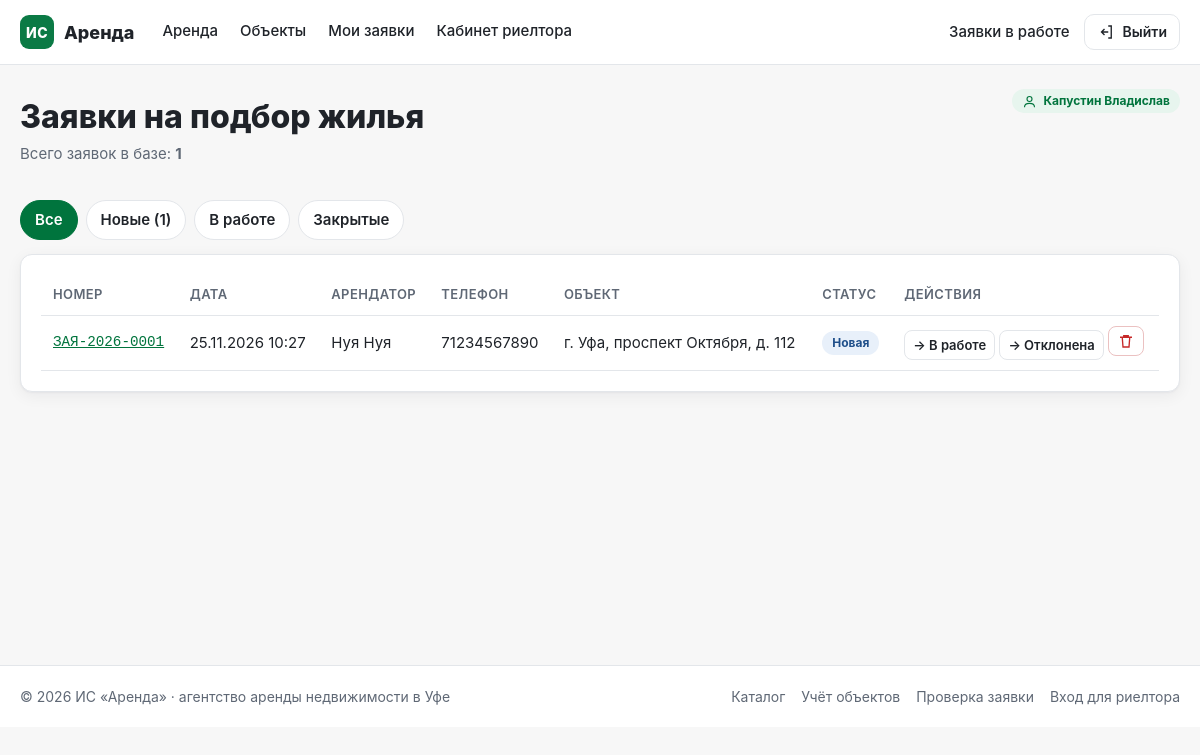
/manage/applications (signed in), run on an earlier commit of the app's database.
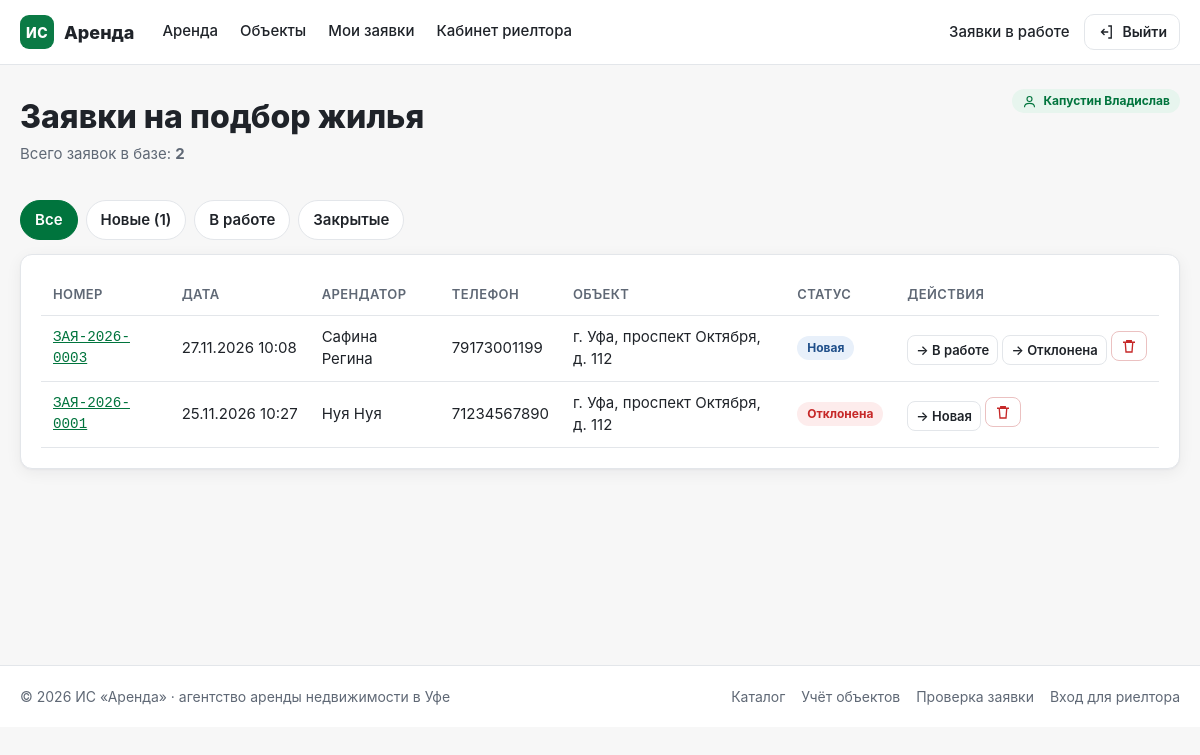
And on a later commit of the database.
### tables this page shows
CREATE TABLE applications (
    application_id INTEGER PRIMARY KEY AUTOINCREMENT,
    tenant_id INTEGER NOT NULL,
    property_id INTEGER,
    realtor_id INTEGER,
    request_date TIMESTAMP DEFAULT CURRENT_TIMESTAMP,
    desired_district VARCHAR(100),
    status VARCHAR(30) NOT NULL DEFAULT 'Новая',
    comment TEXT, application_num VARCHAR(20), created_at TIMESTAMP,
    FOREIGN KEY (tenant_id) REFERENCES tenants(tenant_id),
    FOREIGN KEY (property_id) REFERENCES properties(property_id)
);

CREATE TABLE tenants (
    tenant_id INTEGER PRIMARY KEY AUTOINCREMENT,
    full_name VARCHAR(150) NOT NULL,
    phone VARCHAR(25) NOT NULL,
    email VARCHAR(100),
    passport_data VARCHAR(100),
    budget_max DECIMAL(10, 2)
, created_at TIMESTAMP);

CREATE TABLE properties (
    property_id INTEGER PRIMARY KEY AUTOINCREMENT,
    owner_id INTEGER NOT NULL,
    district_id INTEGER NOT NULL,
    property_type VARCHAR(50) NOT NULL DEFAULT 'Квартира',
    address_ufa VARCHAR(255) NOT NULL,
    rooms_count INTEGER NOT NULL,
    area_total DECIMAL(6, 2) NOT NULL,
    floor_info VARCHAR(20) NOT NULL,
    price_monthly DECIMAL(10, 2) NOT NULL,
    status VARCHAR(30) NOT NULL DEFAULT 'Активен',
    description TEXT,
    FOREIGN KEY (owner_id) REFERENCES owners(owner_id),
    FOREIGN KEY (district_id) REFERENCES districts(district_id)
);

### app.py (the view)
@app.route('/manage/applications')
@login_required
def manage_applications():
    status_filter = (request.args.get('filter') or 'all')
    targets = applications.STATUS_FILTER.get(status_filter, 'all')
    phone = (request.args.get('phone') or '').strip()
    conn = database.get_db()
    try:
        rows = applications.search_applications(conn, phone=phone or None)
        if targets is not None:
            rows = [r for r in rows if r['status'] == targets]
        counts = {s: 0 for s in applications.STATUSES}
        for r in applications.search_applications(conn):
            counts[r['status']] = counts.get(r['status'], 0) + 1
    finally:
        conn.close()
    return render_template('manage_applications.html', rows=rows, filter=status_filter,
                           counts=counts, total=sum(counts.values()), phone=phone,
                           transitions=applications.STATUS_TRANSITIONS,
                           statuses=applications.STATUSES)

### app.py (called while the page is built)
@app.template_filter('ru_date')
def ru_date(value):
    if not value:
        return '—'
    return value[8:10] + '.' + value[5:7] + '.' + value[0:4] + ' ' + value[11:16]

@app.context_processor
def inject_globals():
    return {'current_year': datetime.date.today().year,
            'manager': session.get('manager'),
            'staff': bool(session.get('manager'))}

def login_required(view):
    from functools import wraps
    @wraps(view)
    def wrapper(*args, **kwargs):
        if not session.get('manager'):
            flash('Для работы с заявками войдите в систему', 'warning')
            return redirect(url_for('login', next=request.path))
        return view(*args, **kwargs)
    return wrapper

### db.py (called while the page is built)
def get_db():
    conn = sqlite3.connect(DB_PATH)
    conn.row_factory = sqlite3.Row
    conn.execute('PRAGMA foreign_keys = ON')
    return conn

### templates/manage_applications.html (shortened to what this page needs)
{% extends "base.html" %}
{% from "_macros.html" import icon %}
{% block content %}
<div class="page-head">
  <div>
    <h1 class="page-title page-title--left">Заявки на подбор жилья</h1>
    <p class="page-sub">Всего заявок в базе: <strong>{{ total }}</strong></p>
  </div>
  <span class="badge badge--info">{{ icon('user') }} {{ manager.name }}</span>
</div>
<div class="tabs">
  <a class="tab {% if filter == 'all' %}is-active{% endif %}" href="{{ url_for('manage_applications', filter='all') }}">Все</a>
  <a class="tab {% if filter == 'new' %}is-active{% endif %}" href="{{ url_for('manage_applications', filter='new') }}">Новые ({{ counts.get('Новая', 0) }})</a>
  <a class="tab {% if filter == 'work' %}is-active{% endif %}" href="{{ url_for('manage_applications', filter='work') }}">В работе</a>
  <a class="tab {% if filter == 'closed' %}is-active{% endif %}" href="{{ url_for('manage_applications', filter='closed') }}">Закрытые</a>
</div>
<section class="card">
  <table class="table">
    <thead>
      <tr><th>Номер</th><th>Дата</th><th>Арендатор</th><th>Телефон</th><th>Объект</th><th>Статус</th><th>Действия</th></tr>
    </thead>
    <tbody>
      {% for r in rows %}
      <tr>
        <td class="mono"><a href="{{ url_for('manage_detail', application_id=r.application_id) }}">{{ r.application_num or r.application_id }}</a></td>
        <td class="nowrap">{{ r.request_date|ru_date }}</td>
        <td>{{ r.full_name }}</td>
        <td class="nowrap">{{ r.phone }}</td>
        <td>{{ r.address_ufa or '—' }}</td>
        <td><span class="badge badge--{{ r.status|lower|replace(' ', '-') }}">{{ r.status }}</span></td>
        <td class="nowrap">
          {% for target in transitions.get(r.status, []) %}
          <form method="post" action="{{ url_for('manage_status', application_id=r.application_id) }}" class="inline">
            <button class="btn btn--ghost btn--xs" type="submit">→ {{ target }}</button>
          </form>
          {% endfor %}
          <form method="post" action="{{ url_for('manage_delete', application_id=r.application_id) }}" class="inline"
                onsubmit="return confirm('Удалить заявку {{ r.application_num }}?');">
            <button class="btn btn--danger btn--xs" type="submit">{{ icon('trash') }}</button>
          </form>
        </td>
      </tr>
      {% else %}
      <tr><td colspan="7" class="muted">Заявок нет</td></tr>
      {% endfor %}
    </tbody>
  </table>
</section>
{% endblock %}

### templates/base.html (shortened to what this page needs)
<!doctype html>
<html lang="ru">
<head>
  <link rel="stylesheet" href="{{ url_for('static', filename='style.css') }}">
</head>
<body>
{% from "_macros.html" import icon %}
<header class="header">
  <div class="container header__inner">
    <div class="header__main">
      <a class="logo" href="{{ url_for('index') }}"><span class="logo-mark">ИС</span> Аренда</a>
      <nav class="nav" aria-label="Основная навигация">
        <a class="nav__link {% if request.endpoint == 'index' %}is-active{% endif %}" href="{{ url_for('index') }}">Аренда</a>
        <a class="nav__link {% if request.endpoint == 'objects_list' %}is-active{% endif %}" href="{{ url_for('objects_list') }}">Объекты</a>
        <a class="nav__link {% if request.endpoint == 'applications_search' %}is-active{% endif %}" href="{{ url_for('applications_search') }}">Мои заявки</a>
        <a class="nav__link" href="{{ url_for('login') }}">Кабинет риелтора</a>
      </nav>
    </div>
    <div class="header__right">
      {% if manager %}
        <a class="header__link" href="{{ url_for('manage_applications') }}">Заявки в работе</a>
        <form method="post" action="{{ url_for('logout') }}" class="inline">
          <button class="btn btn--ghost btn--sm" type="submit">{{ icon('logout') }} Выйти</button>
        </form>
      {% else %}
        <a class="header__link" href="{{ url_for('applications_search') }}">{{ icon('search') }} Найти заявку</a>
        <a class="btn btn--primary btn--sm" href="{{ url_for('login', next=url_for('manage_applications')) }}">Войти</a>
      {% endif %}
    </div>
  </div>
</header>
<main class="container page">
  {% block alerts %}{% from "_macros.html" import flash_messages %}{{ flash_messages() }}{% endblock %}
  {% block content %}{% endblock %}
</main>
<footer class="footer">
  <div class="container footer__inner">
    <span>© {{ current_year }} ИС «Аренда» · агентство аренды недвижимости в Уфе</span>
    <nav class="footer__nav">
      <a href="{{ url_for('index') }}">Каталог</a>
      <a href="{{ url_for('objects_list') }}">Учёт объектов</a>
      <a href="{{ url_for('applications_search') }}">Проверка заявки</a>
      <a href="{{ url_for('login') }}">Вход для риелтора</a>
    </nav>
  </div>
</footer>
</body>
</html>

### templates/_macros.html (shortened to what this page needs)
{% macro icon(name, cls='') -%}
<svg class="icon {{ cls }}" viewBox="0 0 24 24" fill="none" stroke="currentColor" stroke-width="1.8" aria-hidden="true">
{%- if name == 'search' -%}
  <circle cx="11" cy="11" r="7"/><path d="m20 20-3.5-3.5"/>
{%- elif name == 'filter' -%}
  <path d="M4 6h10M18 6h2M4 12h4M12 12h8M4 18h12M20 18h0"/><circle cx="16" cy="6" r="2"/><circle cx="10" cy="12" r="2"/><circle cx="18" cy="18" r="2"/>
{%- elif name == 'pin' -%}
  <path d="M12 21s7-6.1 7-11a7 7 0 1 0-14 0c0 4.9 7 11 7 11Z"/><circle cx="12" cy="10" r="2.5"/>
{%- elif name == 'rooms' -%}
  <path d="M3 20V5a1 1 0 0 1 1-1h16a1 1 0 0 1 1 1v15M3 20h18"/><path d="M8 20v-6h8v6"/><path d="M3 11h18"/>
{%- elif name == 'area' -%}
  <path d="M4 4h16v16H4z"/><path d="M8 20V8h12"/>
{%- elif name == 'email' -%}
  <rect x="3" y="5" width="18" height="14" rx="2"/><path d="m3 7 9 6 9-6"/>
{%- elif name == 'phone' -%}
  <path d="M5 4h4l2 5-2.5 1.5a11 11 0 0 0 5 5L15 13l5 2v4a2 2 0 0 1-2 2A16 16 0 0 1 3 6a2 2 0 0 1 2-2Z"/>
{%- elif name == 'bookmark' -%}
  <path d="M6 3h12v18l-6-4-6 4V3Z"/>
{%- elif name == 'ok' -%}
  <path d="m5 12 4.5 4.5L19 7"/>
{%- elif name == 'cross' -%}
  <path d="M6 6l12 12M18 6 6 18"/>
{%- elif name == 'arrow' -%}
  <path d="M5 12h14M13 6l6 6-6 6"/>
{%- elif name == 'edit' -%}
  <path d="M4 20h4l10-10-4-4L4 16v4Z"/><path d="m14.5 5.5 4 4"/>
{%- elif name == 'trash' -%}
  <path d="M4 7h16M9 7V5h6v2M7 7l1 13h8l1-13"/>
{%- elif name == 'list' -%}
  <path d="M8 6h13M8 12h13M8 18h13M3 6h1M3 12h1M3 18h1"/>
{%- elif name == 'logout' -%}
  <path d="M15 4h4v16h-4M10 8l-4 4 4 4M6 12h9"/>
{%- elif name == 'user' -%}
  <circle cx="12" cy="8" r="4"/><path d="M4 21c0-4 3.6-6 8-6s8 2 8 6"/>
{%- endif -%}
</svg>
{%- endmacro %}

What changed in the data, as far as the page shows it:
added applications: application_num "ЗАЯ-2026-0003", request_date|ru_date "27.11.2026 10:08", full_name "Сафина Регина", phone "79173001199", address_ufa "г. Уфа, проспект Октября, д. 112", status "Новая", target "В работе" "Отклонена"
changed applications "Нуя Нуя": status "Новая" → "Отклонена"
Also different on the page:
{{ total }}: "1" → "2"
new list line: "→ Новая"
list line gone: "→ В работе"
list line gone: "→ Отклонена"
